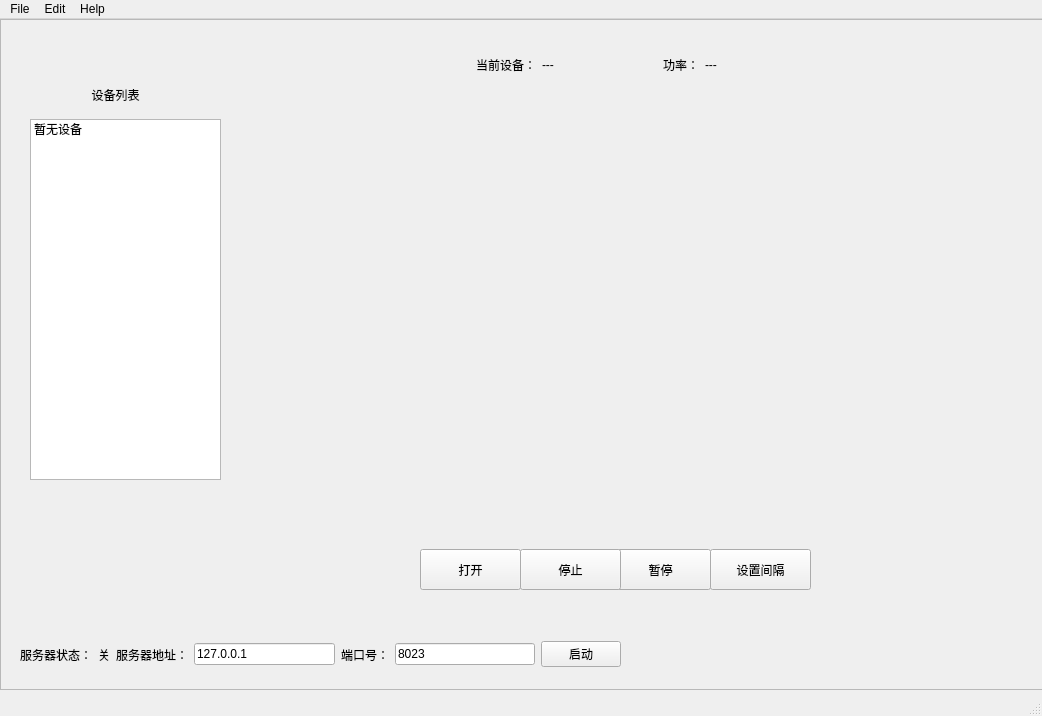
<?xml version="1.0" encoding="UTF-8"?>
<ui version="4.0">
 <class>MainWindow</class>
 <widget class="QMainWindow" name="MainWindow">
  <property name="geometry">
   <rect>
    <x>0</x>
    <y>0</y>
    <width>1042</width>
    <height>716</height>
   </rect>
  </property>
  <property name="windowTitle">
   <string>Server</string>
  </property>
  <widget class="QWidget" name="centralwidget">
   <widget class="QFrame" name="frame">
    <property name="geometry">
     <rect>
      <x>0</x>
      <y>0</y>
      <width>1131</width>
      <height>671</height>
     </rect>
    </property>
    <property name="frameShape">
     <enum>QFrame::StyledPanel</enum>
    </property>
    <property name="frameShadow">
     <enum>QFrame::Raised</enum>
    </property>
    <widget class="QPushButton" name="pushButton_13">
     <property name="geometry">
      <rect>
       <x>610</x>
       <y>530</y>
       <width>101</width>
       <height>41</height>
      </rect>
     </property>
     <property name="text">
      <string>暂停</string>
     </property>
    </widget>
    <widget class="QPushButton" name="pushButton_14">
     <property name="geometry">
      <rect>
       <x>710</x>
       <y>530</y>
       <width>101</width>
       <height>41</height>
      </rect>
     </property>
     <property name="text">
      <string>设置间隔</string>
     </property>
    </widget>
    <widget class="QPushButton" name="pushButton_15">
     <property name="geometry">
      <rect>
       <x>520</x>
       <y>530</y>
       <width>101</width>
       <height>41</height>
      </rect>
     </property>
     <property name="text">
      <string>停止</string>
     </property>
    </widget>
    <widget class="QPushButton" name="pushButton_16">
     <property name="geometry">
      <rect>
       <x>420</x>
       <y>530</y>
       <width>101</width>
       <height>41</height>
      </rect>
     </property>
     <property name="text">
      <string>打开</string>
     </property>
    </widget>
    <widget class="QLabel" name="img_label">
     <property name="geometry">
      <rect>
       <x>240</x>
       <y>70</y>
       <width>751</width>
       <height>441</height>
      </rect>
     </property>
     <property name="text">
      <string/>
     </property>
    </widget>
    <widget class="QListWidget" name="listWidget">
     <property name="geometry">
      <rect>
       <x>30</x>
       <y>100</y>
       <width>191</width>
       <height>361</height>
      </rect>
     </property>
     <item>
      <property name="text">
       <string>暂无设备</string>
      </property>
     </item>
    </widget>
    <widget class="QLabel" name="label_9">
     <property name="geometry">
      <rect>
       <x>30</x>
       <y>50</y>
       <width>171</width>
       <height>51</height>
      </rect>
     </property>
     <property name="text">
      <string>设备列表</string>
     </property>
     <property name="scaledContents">
      <bool>false</bool>
     </property>
     <property name="alignment">
      <set>Qt::AlignCenter</set>
     </property>
    </widget>
    <widget class="QWidget" name="horizontalLayoutWidget_2">
     <property name="geometry">
      <rect>
       <x>460</x>
       <y>20</y>
       <width>321</width>
       <height>51</height>
      </rect>
     </property>
     <layout class="QHBoxLayout" name="horizontalLayout_2">
      <item>
       <widget class="QLabel" name="label">
        <property name="text">
         <string>当前设备：</string>
        </property>
        <property name="alignment">
         <set>Qt::AlignRight|Qt::AlignTrailing|Qt::AlignVCenter</set>
        </property>
       </widget>
      </item>
      <item>
       <widget class="QLabel" name="label_2">
        <property name="text">
         <string>---</string>
        </property>
       </widget>
      </item>
      <item>
       <widget class="QLabel" name="label_5">
        <property name="text">
         <string>功率：</string>
        </property>
        <property name="alignment">
         <set>Qt::AlignRight|Qt::AlignTrailing|Qt::AlignVCenter</set>
        </property>
       </widget>
      </item>
      <item>
       <widget class="QLabel" name="label_6">
        <property name="text">
         <string>---</string>
        </property>
       </widget>
      </item>
     </layout>
    </widget>
    <widget class="QWidget" name="horizontalLayoutWidget_3">
     <property name="geometry">
      <rect>
       <x>20</x>
       <y>620</y>
       <width>601</width>
       <height>31</height>
      </rect>
     </property>
     <layout class="QHBoxLayout" name="horizontalLayout_3">
      <item>
       <layout class="QHBoxLayout" name="horizontalLayout">
        <item>
         <widget class="QLabel" name="label_3">
          <property name="text">
           <string>服务器状态：</string>
          </property>
          <property name="alignment">
           <set>Qt::AlignRight|Qt::AlignTrailing|Qt::AlignVCenter</set>
          </property>
         </widget>
        </item>
        <item>
         <widget class="QLabel" name="label_4">
          <property name="text">
           <string>关</string>
          </property>
         </widget>
        </item>
       </layout>
      </item>
      <item>
       <widget class="QLabel" name="label_7">
        <property name="text">
         <string>服务器地址：</string>
        </property>
       </widget>
      </item>
      <item>
       <widget class="QLineEdit" name="lineEdit_2">
        <property name="text">
         <string>127.0.0.1</string>
        </property>
       </widget>
      </item>
      <item>
       <widget class="QLabel" name="label_8">
        <property name="text">
         <string>端口号：</string>
        </property>
       </widget>
      </item>
      <item>
       <widget class="QLineEdit" name="lineEdit">
        <property name="text">
         <string>8023</string>
        </property>
       </widget>
      </item>
      <item>
       <widget class="QPushButton" name="pushButton_5">
        <property name="text">
         <string>启动</string>
        </property>
       </widget>
      </item>
     </layout>
    </widget>
   </widget>
  </widget>
  <widget class="QMenuBar" name="menubar">
   <property name="geometry">
    <rect>
     <x>0</x>
     <y>0</y>
     <width>1042</width>
     <height>26</height>
    </rect>
   </property>
   <widget class="QMenu" name="menuFile">
    <property name="title">
     <string>File</string>
    </property>
   </widget>
   <widget class="QMenu" name="menuEdit">
    <property name="title">
     <string>Edit</string>
    </property>
   </widget>
   <widget class="QMenu" name="menuHelp">
    <property name="title">
     <string>Help</string>
    </property>
   </widget>
   <addaction name="menuFile"/>
   <addaction name="menuEdit"/>
   <addaction name="menuHelp"/>
  </widget>
  <widget class="QStatusBar" name="statusbar"/>
 </widget>
 <resources/>
 <connections>
  <connection>
   <sender>pushButton_5</sender>
   <signal>clicked()</signal>
   <receiver>MainWindow</receiver>
   <slot>listen()</slot>
   <hints>
    <hint type="sourcelabel">
     <x>680</x>
     <y>96</y>
    </hint>
    <hint type="destinationlabel">
     <x>817</x>
     <y>119</y>
    </hint>
   </hints>
  </connection>
  <connection>
   <sender>pushButton_15</sender>
   <signal>clicked()</signal>
   <receiver>MainWindow</receiver>
   <slot>control()</slot>
   <hints>
    <hint type="sourcelabel">
     <x>359</x>
     <y>626</y>
    </hint>
    <hint type="destinationlabel">
     <x>412</x>
     <y>609</y>
    </hint>
   </hints>
  </connection>
  <connection>
   <sender>pushButton_13</sender>
   <signal>clicked()</signal>
   <receiver>MainWindow</receiver>
   <slot>control()</slot>
   <hints>
    <hint type="sourcelabel">
     <x>456</x>
     <y>626</y>
    </hint>
    <hint type="destinationlabel">
     <x>516</x>
     <y>609</y>
    </hint>
   </hints>
  </connection>
  <connection>
   <sender>pushButton_16</sender>
   <signal>clicked()</signal>
   <receiver>MainWindow</receiver>
   <slot>control()</slot>
   <hints>
    <hint type="sourcelabel">
     <x>244</x>
     <y>626</y>
    </hint>
    <hint type="destinationlabel">
     <x>297</x>
     <y>608</y>
    </hint>
   </hints>
  </connection>
  <connection>
   <sender>pushButton_14</sender>
   <signal>clicked()</signal>
   <receiver>MainWindow</receiver>
   <slot>control()</slot>
   <hints>
    <hint type="sourcelabel">
     <x>542</x>
     <y>626</y>
    </hint>
    <hint type="destinationlabel">
     <x>599</x>
     <y>609</y>
    </hint>
   </hints>
  </connection>
  <connection>
   <sender>listWidget</sender>
   <signal>clicked(QModelIndex)</signal>
   <receiver>MainWindow</receiver>
   <slot>changeDevice()</slot>
   <hints>
    <hint type="sourcelabel">
     <x>982</x>
     <y>396</y>
    </hint>
    <hint type="destinationlabel">
     <x>967</x>
     <y>752</y>
    </hint>
   </hints>
  </connection>
 </connections>
 <slots>
  <slot>listen()</slot>
  <slot>control()</slot>
  <slot>updateImage()</slot>
  <slot>changeDevice()</slot>
  <slot>addDevice()</slot>
 </slots>
</ui>
